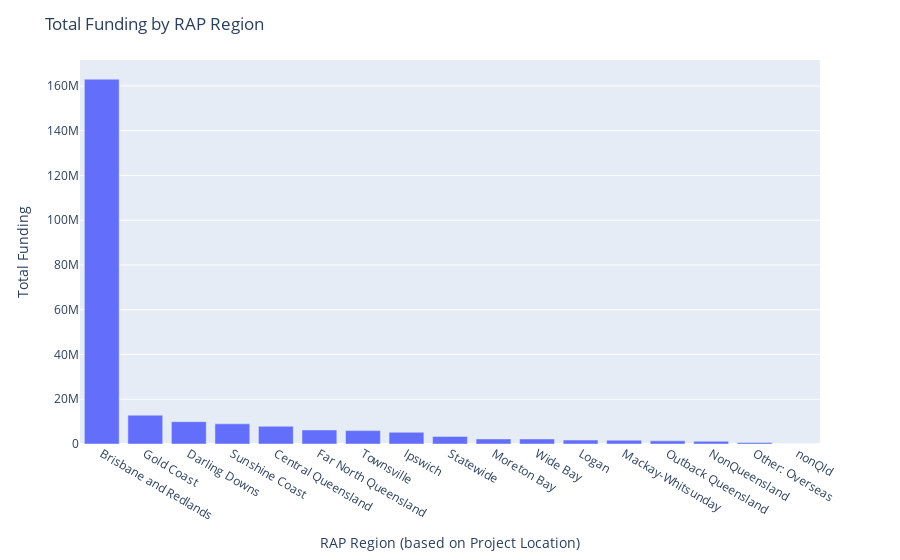

Here is the notebook cell this chart was saved with:
### Markdown cell above
### [Q4] Visualise the data
	
- Visualise the grouped data with an appropriate chart
- Ensure X and Y axes are labelled appropriately
- Add an appropriate title for the chart

### Code cell
# Use the plotly library to visualise
import plotly.express as px

fig = px.bar(sorted_df, x='RAP Region (based on Project Location)', y='Total Funding')

# Add a title to the figure
fig.update_layout(title='Total Funding by RAP Region')
fig.show()

### Figure 1 — Plotly figure (JSON) as saved in the notebook; plotly's stock layout.template omitted (floating-point values rounded to 4 significant figures)
{"data": [{"alignmentgroup": "True", "hovertemplate": "RAP Region (based on Project Location)=%{x}<br>Total Funding=%{y}<extra></extra>", "legendgroup": "", "marker": {"color": "#636efa", "pattern": {"shape": ""}}, "name": "", "offsetgroup": "", "orientation": "v", "showlegend": false, "textposition": "auto", "type": "bar", "x": ["Brisbane and Redlands", "Gold Coast", "Darling Downs", "Sunshine Coast", "Central Queensland", "Far North Queensland", "Townsville", "Ipswich", "Statewide", "Moreton Bay", "Wide Bay", "Logan", "Mackay-Whitsunday", "Outback Queensland", "NonQueensland", "Other: Overseas", "nonQld"], "xaxis": "x", "y": [162996991, 12871053, 9972736, 9017936, 7907498, 6272161, 5988892, 5228534, 3369334, 2254325, 2243587, 1768624, 1715337, 1397962, 1213717, 652500, 25000], "yaxis": "y"}], "layout": {"barmode": "relative", "legend": {"tracegroupgap": 0}, "margin": {"t": 60}, "title": {"text": "Total Funding by RAP Region"}, "xaxis": {"anchor": "y", "domain": [0, 1], "title": {"text": "RAP Region (based on Project Location)"}}, "yaxis": {"anchor": "x", "domain": [0, 1], "title": {"text": "Total Funding"}}}}
